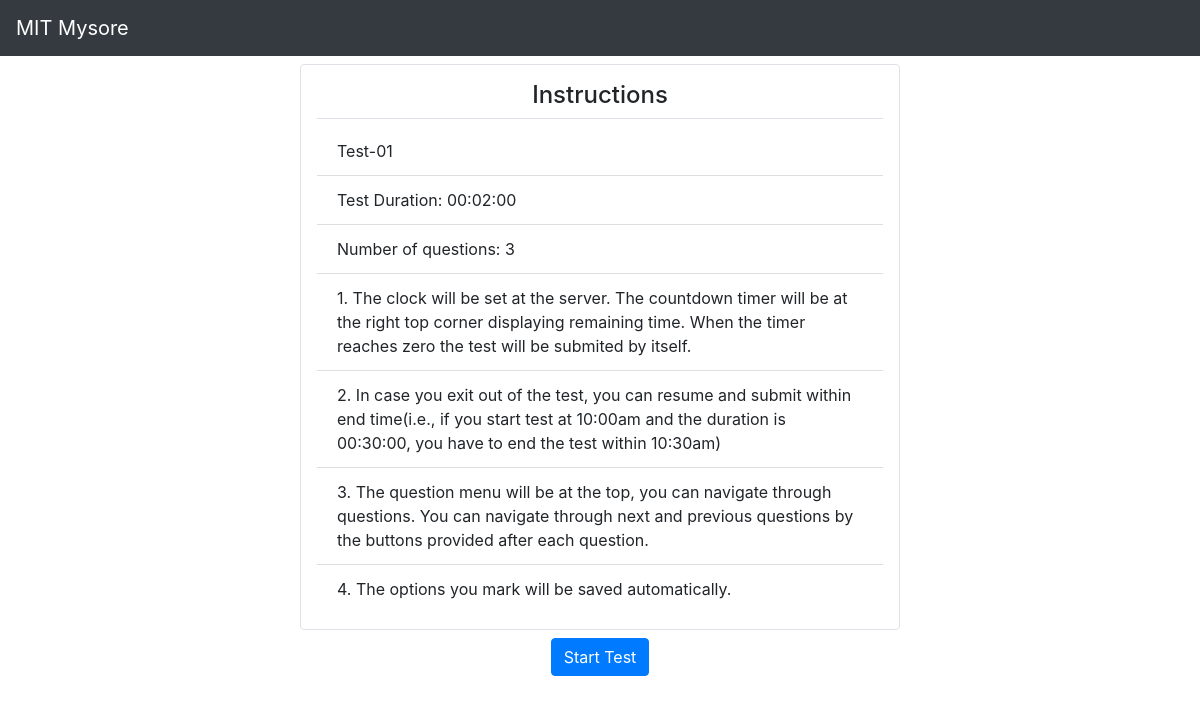
/test/instructions/5 (signed in), run on the app's committed database.
### tests/models.py (models this page shows)
class Test(models.Model):
    title = models.CharField(max_length=50)
    description = models.CharField(max_length=100, blank=True, null=True)
    no_of_questions = models.IntegerField()
    total_duration = models.TimeField(auto_now=False, auto_now_add=False)
    negative_marking = models.BooleanField(default=False)
    commence_at = models.DateTimeField(auto_now=False, auto_now_add=False)
    stop_commenceing_after = models.DateTimeField(
        auto_now=False, auto_now_add=False)
    show_score = models.BooleanField(default=False)
    show_answers = models.BooleanField(default=False)

### tests/views.py (the view)
# urls.py: path('instructions/<int:test_id>', views.instructions),
def instructions(request, test_id):
    if request.session.get('student', False):
        phone_number = request.session['student']
        if Student.objects.filter(phone_number=phone_number).exists():
            student = Student.objects.filter(phone_number=phone_number)[0]
            test = Test.objects.get(id=test_id)
            return render(request, "instruction.html", {"test": test})
        else:
            return redirect('/log-in')
    else:
        return redirect('/log-in')

### templates/instruction.html (shortened to what this page needs)
<!DOCTYPE html>
<html lang="en">
<head>
    <link rel="stylesheet" href="https://maxcdn.bootstrapcdn.com/bootstrap/4.5.0/css/bootstrap.min.css" />
</head>
<body>
    <nav class="navbar bg-dark navbar-dark">
        <a class="navbar-brand">MIT Mysore</a>
    </nav>
    <div class="container-fluid">
        <div class="row my-2 justify-content-center">
            <div class="col-lg-6 col-md-7 col-sm-8 col-xs-10 mx-2 p-3 border rounded register-panel">
                <div class="text-center border border-top-0 border-right-0 border-left-0 mb-2">
                    <h4>Instructions</h4>
                </div>
                <ol class="list-group list-group-flush">
                    <li class="list-group-item">{{test.title}}</li>
                    <li class="list-group-item">Test Duration: {{test.total_duration|date:"H:i:s"}}</li>
                    <li class="list-group-item">Number of questions: {{test.no_of_questions}}</li>
                    <li class="list-group-item">
                        1. The clock will be set at the server.
                        The countdown timer will be at the right top corner displaying remaining time.
                        When the timer reaches zero the test will be submited by itself.
                    </li>
                    <li class="list-group-item">
                        2. In case you exit out of the test, you can resume and submit within end time(i.e., if you
                        start test at 10:00am and the duration is 00:30:00, you have to end the test within 10:30am)
                    </li>
                    <li class="list-group-item">
                        3. The question menu will be at the top, you can navigate through questions.
                        You can navigate through next and previous questions by the buttons provided after each
                        question.
                    </li>
                    <li class="list-group-item">
                        4. The options you mark will be saved automatically.
                    </li>
                </ol>
            </div>
            <div class="col-auto mt-2">
                <a class="btn btn-primary" href="/test/{{test.id}}">Start Test</a>
            </div>
        </div>
    </div>
</body>
</html>

### data on the page
Test: title "Test-01", total_duration "00:02:00", no_of_questions "3"
